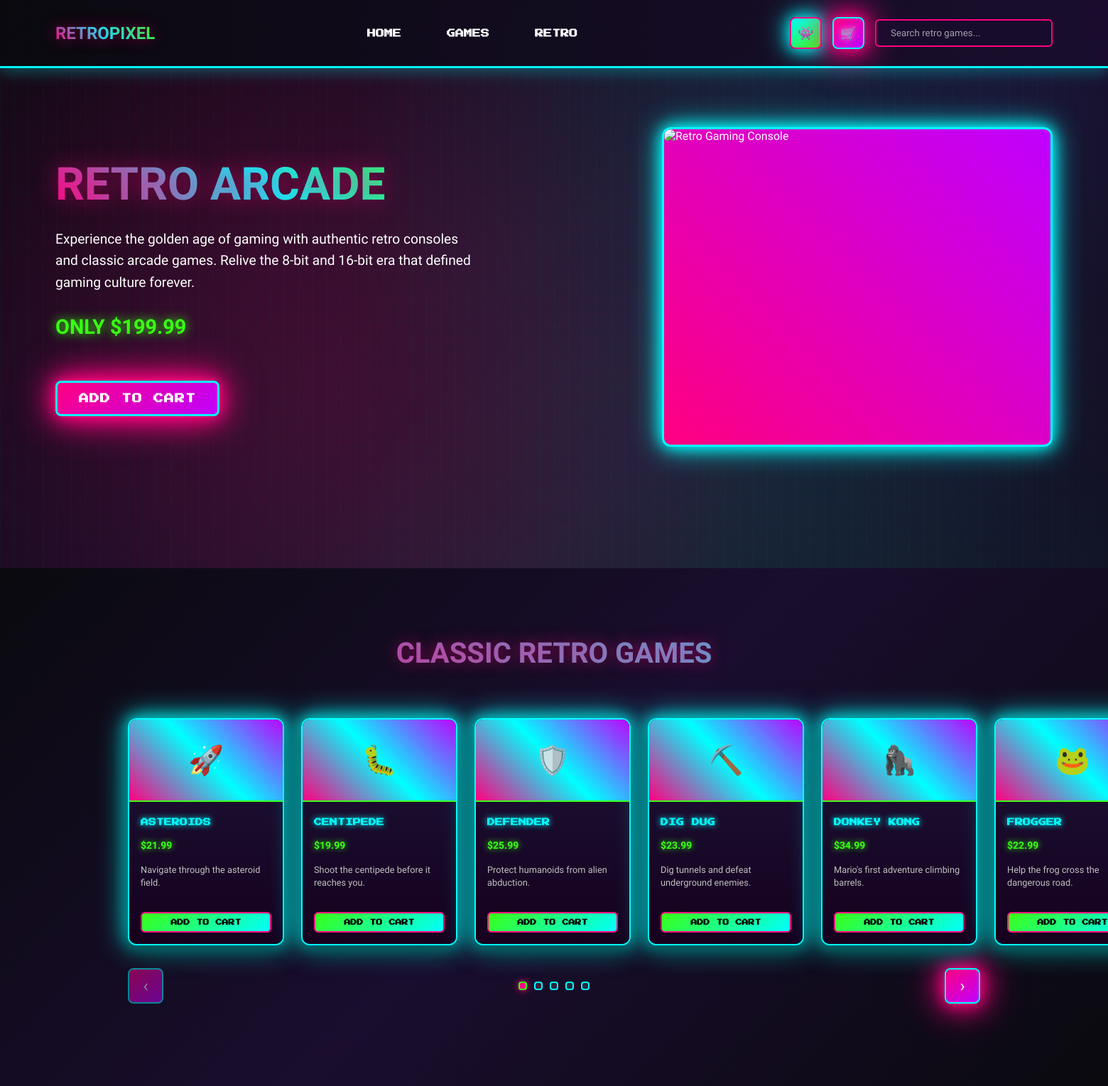
Page /retro.php on the committed database.
### tables this page shows
CREATE TABLE `retro_games` (
  `id` int(11) NOT NULL,
  `game_name` varchar(255) NOT NULL,
  `quantity` int(11) NOT NULL DEFAULT 0,
  `platform` varchar(100) NOT NULL,
  `price` decimal(10,2) NOT NULL,
  `emoji` varchar(10) NOT NULL,
  `description` text DEFAULT NULL,
  `created_at` timestamp NOT NULL DEFAULT current_timestamp(),
  `updated_at` timestamp NOT NULL DEFAULT current_timestamp() ON UPDATE current_timestamp()
);

### retro.php (the view, shortened to what this page needs)
<?php
$servername = "localhost";
$username = "root";
$password = "";
$dbname = "web_project";
$conn = new mysqli($servername, $username, $password, $dbname);
$retro_games = [];
$stmt = $conn->prepare("SELECT game_name, price, emoji, description FROM retro_games WHERE quantity > 0 ORDER BY game_name");
$stmt->execute();
$result = $stmt->get_result();
while ($row = $result->fetch_assoc()) {
    $retro_games[] = $row;
}
?>
<!DOCTYPE html>
<html lang="en">
<head>
    <link rel="stylesheet" href="https://cdnjs.cloudflare.com/ajax/libs/font-awesome/6.4.2/css/all.min.css">
</head>
<body>
    <nav class="container">
        <div class="logo">RETROPIXEL</div>
        <div class="nav-buttons">
            <a href="../Secoand-Page.php">HOME</a>
            <a href="#games">GAMES</a>
            <a href="#home">RETRO</a>
        </div>
        <div class="right-section">
            <?php if (isset($_SESSION['user_id'])): ?>
                <div class="user-info">PLAYER: <?php echo htmlspecialchars($_SESSION['user_email']); ?></div>
                <button class="user-btn" onclick="logout()" title="Logout">🚪</button>
            <?php else: ?>
                <button class="user-btn" onclick="showSigninModal()">👾</button>
            <?php endif; ?>
            <div class="cart-container">
                <button class="cart-btn" onclick="toggleCart()">
                    🛒
                </button>
            </div>
            <div class="search-container">
                <input type="text" class="search-box" id="searchBox" placeholder="Search retro games..." onkeyup="searchGames(this.value)" autocomplete="off">
            </div>
        </div>
    </nav>
    <section class="platform" id="home">
        <div class="platform-content">
            <h1 class="retro-console-name">RETRO ARCADE</h1>
            <p>Experience the golden age of gaming with authentic retro consoles and classic arcade games. Relive the 8-bit and 16-bit era that defined gaming culture forever.</p>
            <h2 id="h2">ONLY $199.99</h2>
            <br>
            <button class="buy-btn" onclick="addToCart('Retro Arcade Console', 199.99)">ADD TO CART</button>
        </div>
        <div class="platform-img">
            <img src="https://pctechmag.com/wp-content/uploads/2024/01/retro.jpg" alt="Retro Gaming Console" style="width: 100%; height: 100%; object-fit: cover; border-radius: 9px;">
        </div>
    </section>
    <section class="games-section" id="games">
        <h2>CLASSIC RETRO GAMES</h2>
        <div class="games-container">
            <div class="games-slider">
                <div class="games-grid" id="gamesGrid">
                    <?php foreach ($retro_games as $game): ?>
                    <div class="game-card">
                        <div class="game-card-image"><?php echo $game['emoji']; ?></div>
                        <div class="game-card-content">
                            <div class="game-card-title"><?php echo htmlspecialchars($game['game_name']); ?></div>
                            <div class="game-card-price">$<?php echo number_format($game['price'], 2); ?></div>
                            <div class="game-card-description"><?php echo htmlspecialchars($game['description']); ?></div>
                            <button class="game-card-btn" onclick="addToCart('<?php echo addslashes($game['game_name']); ?>', <?php echo $game['price']; ?>)">ADD TO CART</button>
                        </div>
                    </div>
                    <?php endforeach; ?>
                </div>
            </div>
            <div class="slider-nav">
                <button class="slider-btn" id="prevBtn" onclick="moveSlider(-1)">‹</button>
                <div class="slider-dots" id="sliderDots"></div>
                <button class="slider-btn" id="nextBtn" onclick="moveSlider(1)">›</button>
            </div>
        </div>
    </section>
</body>
</html>

### rows in the picture
retro_games: emoji "🚀", game_name "ASTEROIDS", price "21.99", description "Navigate through the asteroid field."
retro_games: emoji "🐛", game_name "CENTIPEDE", price "19.99", description "Shoot the centipede before it reaches you."
retro_games: emoji "🛡️", game_name "DEFENDER", price "25.99", description "Protect humanoids from alien abduction."
retro_games: emoji "⛏️", game_name "DIG DUG", price "23.99", description "Dig tunnels and defeat underground enemies."
retro_games: emoji "🦍", game_name "DONKEY KONG", price "34.99", description "Mario's first adventure climbing barrels."
retro_games: emoji "🐸", game_name "FROGGER", price "22.99", description "Help the frog cross the dangerous road."
